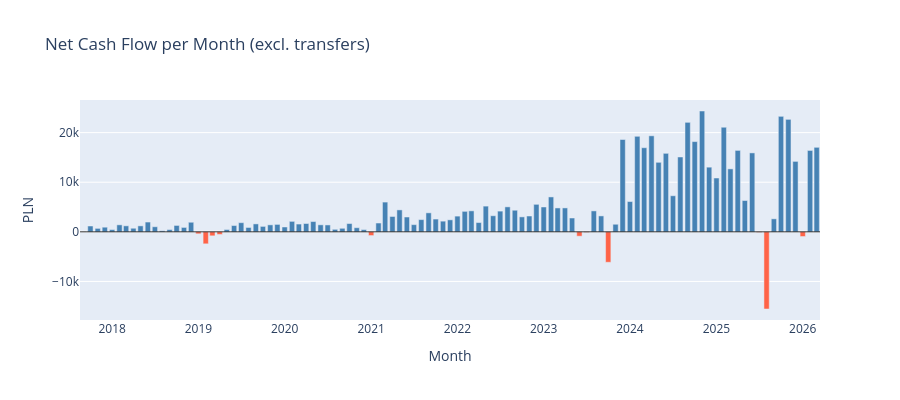

This figure's notebook cell:
### Code cell
# ── Net cash flow per month (income - expenses, excluding transfers) ───────────
net_monthly = (
    monthly.groupby("year_month")["total_amount"]
    .sum()
    .reset_index()
    .rename(columns={"total_amount": "net_cashflow"})
)

colors = ["steelblue" if v >= 0 else "tomato" for v in net_monthly["net_cashflow"]]
fig = go.Figure(go.Bar(
    x=net_monthly["year_month"],
    y=net_monthly["net_cashflow"],
    marker_color=colors,
))
fig.add_hline(y=0, line_color="black", line_width=0.8)
fig.update_layout(
    title="Net Cash Flow per Month (excl. transfers)",
    xaxis_title="Month",
    yaxis_title="PLN",
    height=400,
)
fig.show()

### Figure 1 — Plotly figure (JSON) as saved in the notebook; plotly's stock layout.template omitted (floating-point values rounded to 4 significant figures)
{"data": [{"marker": {"color": ["tomato", "steelblue", "steelblue", "steelblue", "steelblue", "steelblue", "steelblue", "steelblue", "steelblue", "steelblue", "steelblue", "steelblue", "steelblue", "steelblue", "steelblue", "steelblue", "tomato", "tomato", "tomato", "tomato", "steelblue", "steelblue", "steelblue", "steelblue", "steelblue", "steelblue", "steelblue", "steelblue", "steelblue", "steelblue", "steelblue", "steelblue", "steelblue", "steelblue", "steelblue", "steelblue", "steelblue", "steelblue", "steelblue", "steelblue", "tomato", "steelblue", "steelblue", "steelblue", "steelblue", "steelblue", "steelblue", "steelblue", "steelblue", "steelblue", "steelblue", "steelblue", "steelblue", "steelblue", "steelblue", "steelblue", "steelblue", "steelblue", "steelblue", "steelblue", "steelblue", "steelblue", "steelblue", "steelblue", "steelblue", "steelblue", "steelblue", "steelblue", "steelblue", "tomato", "tomato", "steelblue", "steelblue", "tomato", "steelblue", "steelblue", "steelblue", "steelblue", "steelblue", "steelblue", "steelblue", "steelblue", "steelblue", "steelblue", "steelblue", "steelblue", "steelblue", "steelblue", "steelblue", "steelblue", "steelblue", "steelblue", "steelblue", "steelblue", "tomato", "tomato", "steelblue", "steelblue", "steelblue", "steelblue", "tomato", "steelblue", "steelblue"]}, "type": "bar", "x": ["2017-09", "2017-10", "2017-11", "2017-12", "2018-01", "2018-02", "2018-03", "2018-04", "2018-05", "2018-06", "2018-07", "2018-08", "2018-09", "2018-10", "2018-11", "2018-12", "2019-01", "2019-02", "2019-03", "2019-04", "2019-05", "2019-06", "2019-07", "2019-08", "2019-09", "2019-10", "2019-11", "2019-12", "2020-01", "2020-02", "2020-03", "2020-04", "2020-05", "2020-06", "2020-07", "2020-08", "2020-09", "2020-10", "2020-11", "2020-12", "2021-01", "2021-02", "2021-03", "2021-04", "2021-05", "2021-06", "2021-07", "2021-08", "2021-09", "2021-10", "2021-11", "2021-12", "2022-01", "2022-02", "2022-03", "2022-04", "2022-05", "2022-06", "2022-07", "2022-08", "2022-09", "2022-10", "2022-11", "2022-12", "2023-01", "2023-02", "2023-03", "2023-04", "2023-05", "2023-06", "2023-07", "2023-08", "2023-09", "2023-10", "2023-11", "2023-12", "2024-01", "2024-02", "2024-03", "2024-04", "2024-05", "2024-06", "2024-07", "2024-08", "2024-09", "2024-10", "2024-11", "2024-12", "2025-01", "2025-02", "2025-03", "2025-04", "2025-05", "2025-06", "2025-07", "2025-08", "2025-09", "2025-10", "2025-11", "2025-12", "2026-01", "2026-02", "2026-03"], "y": [-17.23, 1176.0, 697.1, 936.4, 449.0, 1412.0, 1210.0, 724.6, 1205.0, 1972.0, 1023.0, 214.7, 451.2, 1289.0, 887.7, 1932.0, -401.8, -2417.0, -806.5, -525.7, 465.8, 1267.0, 1846.0, 880.8, 1599.0, 1096.0, 1409.0, 1496.0, 978.5, 2111.0, 1569.0, 1681.0, 2076.0, 1415.0, 1390.0, 503.4, 712.8, 1669.0, 831.5, 444.7, -751.2, 1775.0, 5998.0, 3095.0, 4422.0, 2986.0, 1448.0, 2464.0, 3828.0, 2575.0, 2152.0, 2420.0, 3167.0, 4128.0, 4230.0, 1869.0, 5183.0, 3243.0, 4177.0, 5034.0, 4355.0, 3014.0, 3190.0, 5544.0, 5010.0, 7036.0, 4816.0, 4820.0, 2789.0, -877.2, -103.8, 4220.0, 3209.0, -6134.0, 1528.0, 18610.0, 6102.0, 19250.0, 16950.0, 19350.0, 14010.0, 15820.0, 7274.0, 15090.0, 22070.0, 18190.0, 24350.0, 13030.0, 10850.0, 21080.0, 12690.0, 16410.0, 6310.0, 15910.0, -92.24, -15550.0, 2624.0, 23280.0, 22670.0, 14200.0, -946.1, 16410.0, 17030.0]}], "layout": {"height": 400, "shapes": [{"line": {"color": "black", "width": 0.8}, "type": "line", "x0": 0, "x1": 1, "xref": "x domain", "y0": 0, "y1": 0, "yref": "y"}], "title": {"text": "Net Cash Flow per Month (excl. transfers)"}, "xaxis": {"title": {"text": "Month"}}, "yaxis": {"title": {"text": "PLN"}}}}
